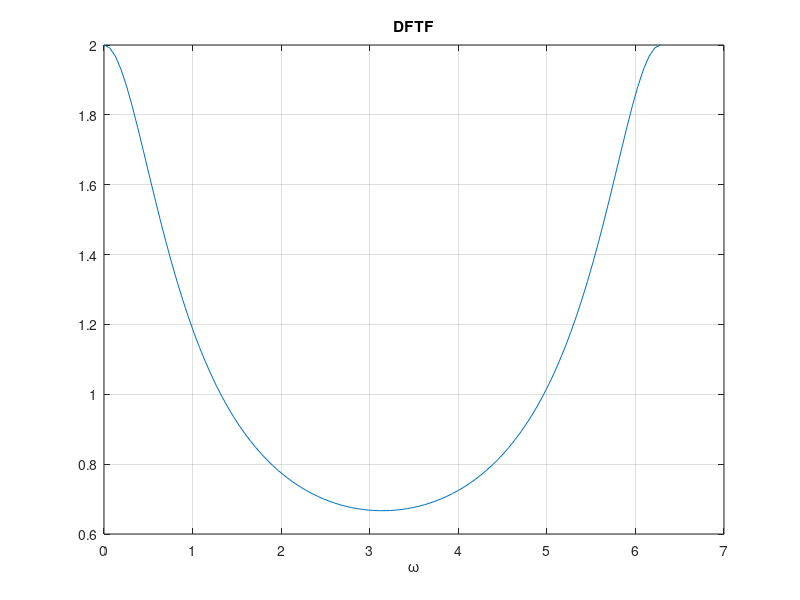
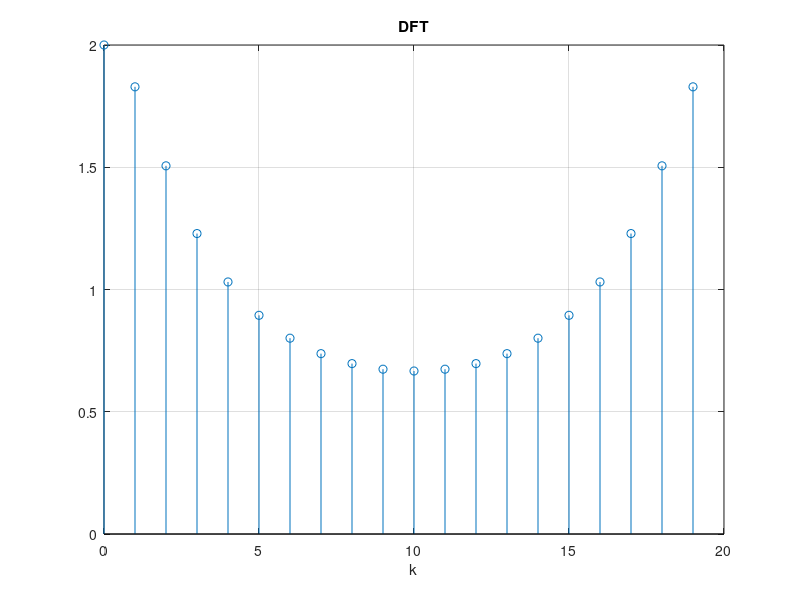

Recreate these plots in MATLAB, in order.
clear all,close all,clc
%Άσκηση 14
n=0:19;
x=0.5.^n;
w=linspace(0,2*pi,100);
XDTFT=zeros(1,length(w));
for k=1:length(w)
    s=0;
    for l=1:length(n)
        s=s+x(l)*exp(-i*w(k)*n(l));
    end
    XDTFT(k)=s;
end
plot(w,abs(XDTFT)),grid on,xlabel('ω'),title('DFTF');
XDFT=fft(x,20);
%XDFT=fftshift(XDFT)
figure,stem(n,abs(XDFT)),grid on,xlabel('k'),title('DFT')
